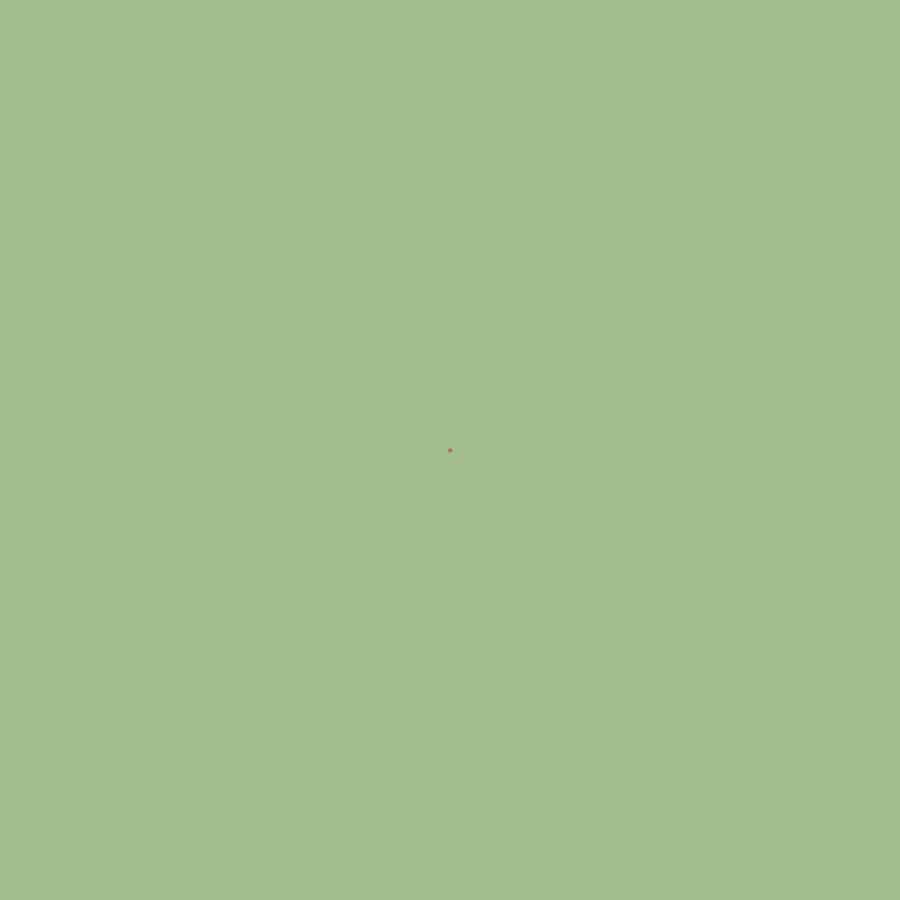
Frame 1 (no input)
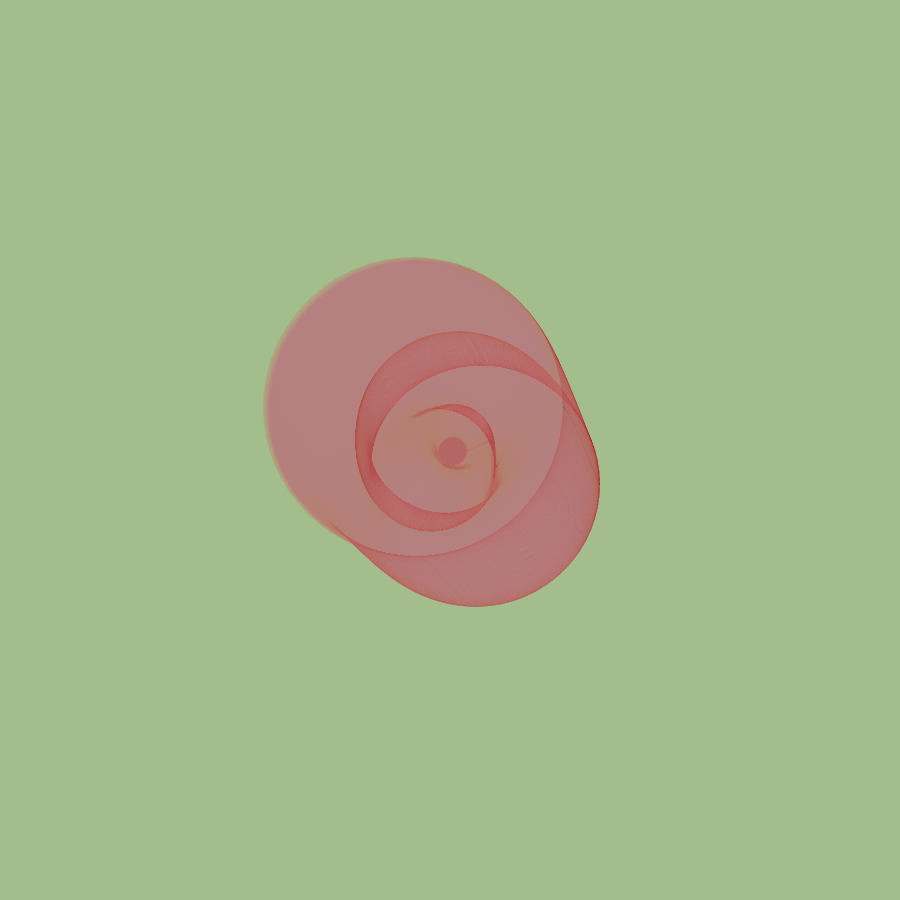
Frame 60 (no input)
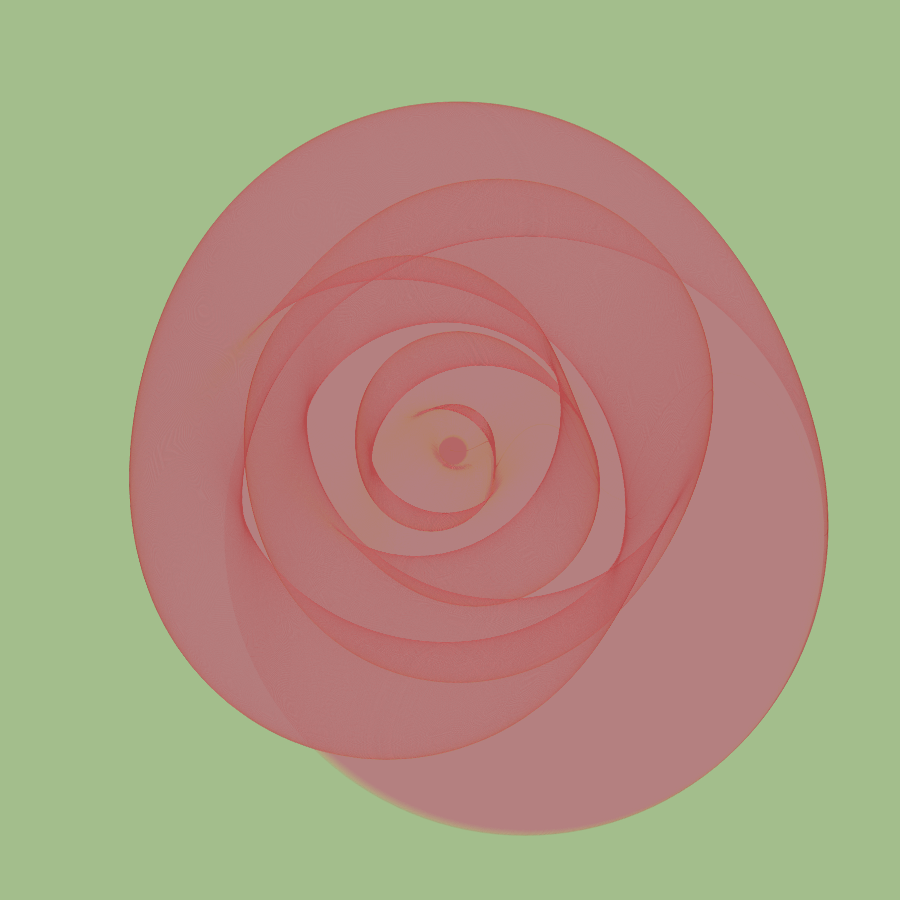
Frame 120 (the mouse pressed at the canvas centre since frame 60)

The p5.js sketch that drew these frames (run headless with seeded random() and noise() and a simulated clock; from frame 60 on, the mouse is pressed at the canvas centre):

// p5.js sketch
// ── sketch.js
// Sin variables
let amplitude_sin = 7;
let frequency_sin = 2;
// Cos variables
let amplitude_cos = 7;
let frequency_cos = 3;

function setup() {
    // Create canvas
    createCanvas(900, 900);
    background(163, 190, 140);
}

function draw() {
    translate(450, 450);
    fill(191, 97, 106, 5)
    stroke(191, 97, 106, 5);
    // Draw 100 frames in one
    if (frameCount * 5 < 756) {
        for (let i = 0; i < 50; i++) {
            let delta_time = (((frameCount - 1) * 5) + (i / 10));
            ellipse(sin(radians(delta_time) * frequency_sin) * (delta_time / amplitude_sin),
                cos(radians(delta_time) * frequency_cos) * (delta_time / amplitude_cos), delta_time);
        }
    } else {
        let delta_time = 755;
        ellipse(sin(radians(delta_time) * frequency_sin) * (delta_time / amplitude_sin),
            cos(radians(delta_time) * frequency_cos) * (delta_time / amplitude_cos), delta_time);

    }
}
